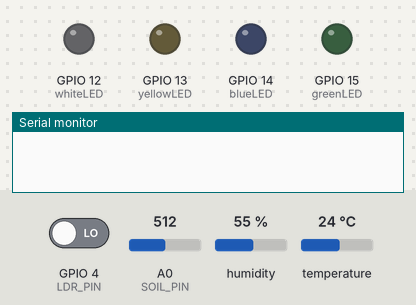
The sketch below on a simulated ESP8266 (NodeMCU). On the bench: output pins drawn as LEDs (lit = HIGH), the last lines printed to the serial monitor. The inputs (shaded band) are chosen by the test bench; at power-on: humidity 55 %, A0 (SOIL_PIN) = 512, GPIO 4 (LDR_PIN) LOW, temperature 24 °C. WiFi joins after 1.5 s; servers stay silent unless stated.

Above: at 3.0 s.
3.1 s: humidity set to 41 %
9.3 s: humidity set to 38 %
At 12.0 s:
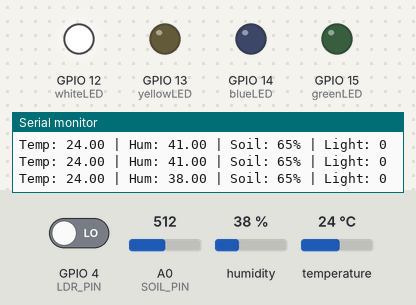
12.3 s: A0 (SOIL_PIN) set to 777
15.0 s: A0 (SOIL_PIN) set to 803
At 18.0 s:
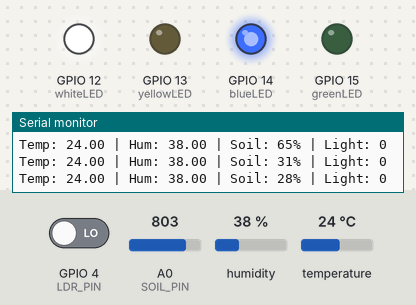
18.3 s: GPIO 4 (LDR_PIN) driven HIGH
At 20.2 s:
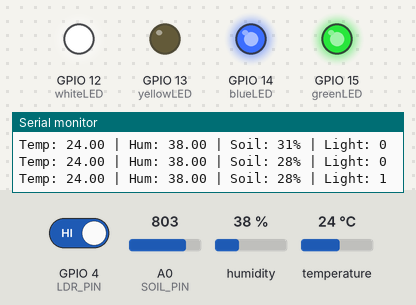
21.3 s: humidity set to 40 %
At 23.8 s:
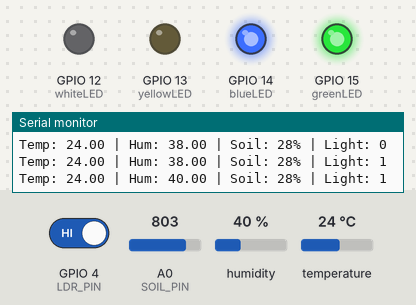
Timing chart, 0 to 25.3 s (numbered marks = the images above; inputs shaded):
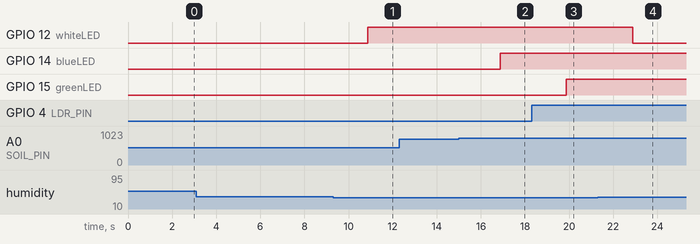

The sketch:

Grenhouse_Monitoring.ino
```cpp
// -------- BLYNK SETTINGS (MUST BE AT TOP) --------
#define BLYNK_TEMPLATE_ID "TMPL6m0kJ5Y_F"
#define BLYNK_TEMPLATE_NAME "Greenhouse Monitoring"
#define BLYNK_AUTH_TOKEN "TOdBHzAncJb_TNpJOPphqhBg0mwBuI3R"

// -------- LIBRARIES --------
#include <ESP8266WiFi.h>
#include <BlynkSimpleEsp8266.h>
#include "DHT.h"

// -------- WIFI --------
char ssid[] = "Dialog 4G 995";
char pass[] = "A104E2f3";

// -------- PIN SETUP --------
#define DHTPIN 5        // D1
#define DHTTYPE DHT11
#define SOIL_PIN A0
#define LDR_PIN 4       // D2

// LEDs
const int blueLED = 14;   // D5
const int whiteLED = 12;  // D6
const int yellowLED = 13; // D7
const int greenLED = 15;  // D8

// -------- OBJECTS --------
DHT dht(DHTPIN, DHTTYPE);
BlynkTimer timer;

// -------- MAIN FUNCTION --------
void sendSensorData() {

  float h = dht.readHumidity();
  float t = dht.readTemperature();

  if (isnan(h) || isnan(t)) {
    Serial.println("DHT Error!");
    return;
  }

  // Soil averaging
  long sum = 0;
  for(int i=0; i<10; i++) {
    sum += analogRead(SOIL_PIN);
    delay(5);
  }
  int soilAvg = sum / 10;

  int soilPercent = map(soilAvg, 1024, 250, 0, 100);
  soilPercent = constrain(soilPercent, 0, 100);

  int lightStatus = digitalRead(LDR_PIN);

  // -------- LED LOGIC --------
  digitalWrite(blueLED, soilPercent < 30);   // Low Soil
  digitalWrite(whiteLED, h < 40);           // Low Humidity
  digitalWrite(yellowLED, h > 80);          // High Humidity
  digitalWrite(greenLED, lightStatus == HIGH); // Dark

  // -------- BLYNK --------
  Blynk.virtualWrite(V0, t);
  Blynk.virtualWrite(V1, h);
  Blynk.virtualWrite(V2, soilPercent);
  Blynk.virtualWrite(V3, lightStatus);

  // Serial monitor
  Serial.print("Temp: "); Serial.print(t);
  Serial.print(" | Hum: "); Serial.print(h);
  Serial.print(" | Soil: "); Serial.print(soilPercent);
  Serial.print("% | Light: "); Serial.println(lightStatus);
}

// -------- SETUP --------
void setup() {
  Serial.begin(115200);

  pinMode(LDR_PIN, INPUT);
  pinMode(blueLED, OUTPUT);
  pinMode(whiteLED, OUTPUT);
  pinMode(yellowLED, OUTPUT);
  pinMode(greenLED, OUTPUT);

  dht.begin();

  Blynk.begin(BLYNK_AUTH_TOKEN, ssid, pass);

  timer.setInterval(3000L, sendSensorData);
}

// -------- LOOP --------
void loop() {
  Blynk.run();
  timer.run();
}
```

Measured:
- the behaviour switches between 40 and 39 % on humidity (found by bisection; images 0 and 1)
- the behaviour switches between 787 and 788 on A0 (SOIL_PIN) (found by bisection; images 1 and 2)
- after the input at 9.3 s, GPIO 12 (whiteLED): LOW → HIGH after 1.6 s
- after the input at 15.0 s, GPIO 14 (blueLED): LOW → HIGH after 1.9 s
- after the input at 18.3 s, GPIO 15 (greenLED): LOW → HIGH after 1.6 s
- after the input at 21.3 s, GPIO 12 (whiteLED): HIGH → LOW after 1.6 s
